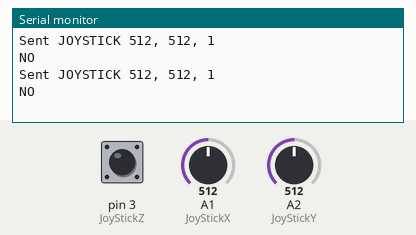
Recording of a sketch running on a simulated Arduino Uno, built with avr-gcc and run on an emulated ATmega328P. On the bench: the last lines printed to the serial monitor. The inputs (shaded band) are chosen by the test bench; at power-on: A1 (JoyStickX) = 512, pin 3 (JoyStickZ) HIGH, A2 (JoyStickY) = 512.

Above: at 2.8 s.
2.9 s: A1 (JoyStickX) set to 542
At 5.2 s:
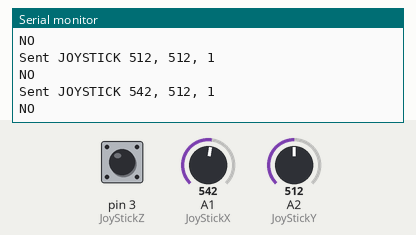
5.6 s: A1 (JoyStickX) set to 566
At 6.8 s:
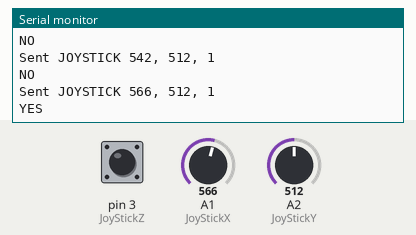
Timing chart, 0 to 8.6 s (numbered marks = the images above; inputs shaded):
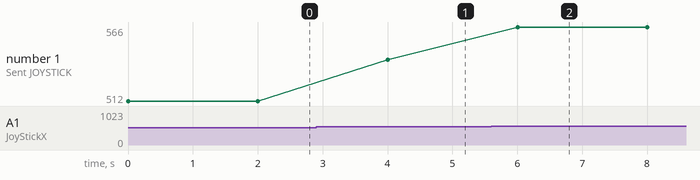

Measured:
- the behaviour switches between 549 and 550 on A1 (JoyStickX) (found by bisection; images 1 and 2)
- after the input at 2.9 s, the serial monitor: prints a new line after 1.1 s (image 1)
- after the input at 5.6 s, the serial monitor: prints a new line after 0.40 s (image 2)
- plotted number 1: 512 → 542 after the input at 2.9 s, 542 → 566 after the input at 5.6 s

The sketch:

Master_Joystick.ino
```cpp
#include <SoftwareSerial.h>
SoftwareSerial BTSerial(10, 11); // RX | TX
//START JOYSTICK VARIABLE
int JoyStickX = 1; //A1
int JoyStickY = 2; // A2
int JoyStickZ = 3;

bool joystick(int thresholdX = 550, int thresholdY = 550, int thresholdZ= LOW) {
  int x, y, z;
  x = analogRead(JoyStickX);
  y = analogRead(JoyStickY);
  z = digitalRead(JoyStickZ);
  Serial.println("JOYSTICK " + String(x) + ", " + String(y) + ", " + z );
  int valSent = 0;
  if (x >= thresholdX  || y>=thresholdY || z == LOW) {
    return true;
  } else {
    return false;
  }
}
void setup() {
  Serial.begin(9600);
  BTSerial.begin(38400); // HC-05 default speed in AT command
  pinMode(JoyStickZ, INPUT_PULLUP);
}
void loop(){
  Serial.print("Sent ");
  if(joystick()){
    Serial.println("YES");
    BTSerial.write("1");
  } else {
    Serial.println("NO");
    BTSerial.write("0");
  }
  delay(2000);
}
```
